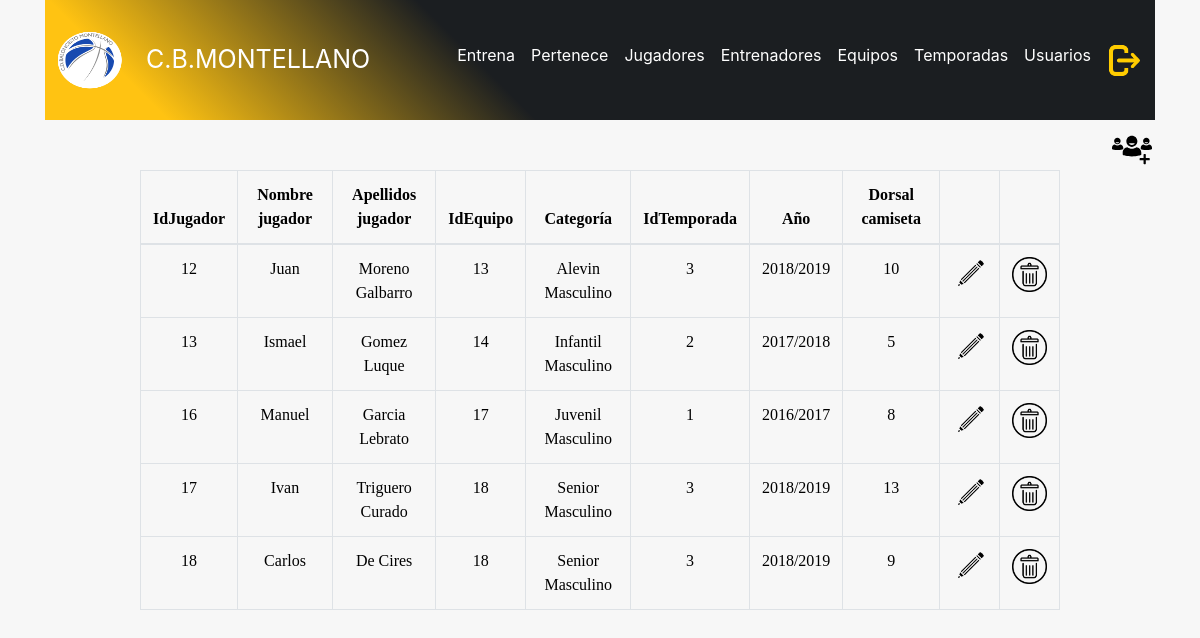
Before: /admin/pertenece.php (signed in) with the older database file.
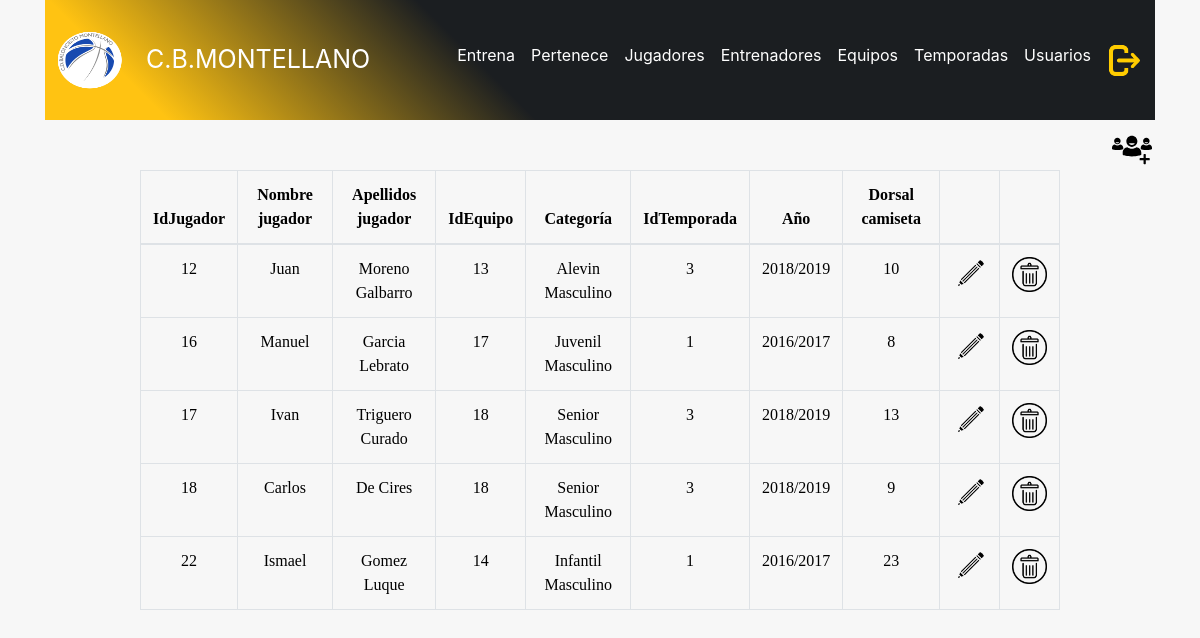
After: the same page with the newer database file.
### tables this page shows
CREATE TABLE `pertenece` (
  `idjugador` int(11) unsigned NOT NULL DEFAULT '0',
  `idtemporada` int(11) unsigned NOT NULL DEFAULT '0',
  `idequipo` int(11) unsigned NOT NULL DEFAULT '0',
  `numerocamiseta` int(2) DEFAULT NULL,
  PRIMARY KEY (`idjugador`,`idtemporada`,`idequipo`),
  KEY `idtemporada` (`idtemporada`),
  KEY `idequipo` (`idequipo`),
  CONSTRAINT `pertenece_ibfk_1` FOREIGN KEY (`idjugador`) REFERENCES `jugador` (`idjugador`) ON DELETE CASCADE ON UPDATE CASCADE,
  CONSTRAINT `pertenece_ibfk_2` FOREIGN KEY (`idtemporada`) REFERENCES `temporada` (`idtemporada`) ON DELETE CASCADE ON UPDATE CASCADE,
  CONSTRAINT `pertenece_ibfk_3` FOREIGN KEY (`idequipo`) REFERENCES `equipo` (`idequipo`) ON DELETE CASCADE ON UPDATE CASCADE
);

CREATE TABLE `jugador` (
  `idjugador` int(11) unsigned NOT NULL AUTO_INCREMENT,
  `nombre` varchar(100) NOT NULL,
  `apellidos` varchar(100) NOT NULL,
  `dni` varchar(9) NOT NULL,
  `fechanacimiento` date NOT NULL,
  `telefono` varchar(9) DEFAULT NULL,
  `direccion` varchar(100) DEFAULT NULL,
  `foto` varchar(300) DEFAULT NULL,
  PRIMARY KEY (`idjugador`)
);

CREATE TABLE `equipo` (
  `idequipo` int(11) unsigned NOT NULL AUTO_INCREMENT,
  `nombre` varchar(100) NOT NULL,
  `foto` varchar(300) DEFAULT NULL,
  PRIMARY KEY (`idequipo`)
);

CREATE TABLE `temporada` (
  `idtemporada` int(11) unsigned NOT NULL AUTO_INCREMENT,
  `nombre` varchar(100) NOT NULL,
  `fechainicio` date NOT NULL,
  `fechafin` date NOT NULL,
  PRIMARY KEY (`idtemporada`)
);

### admin/pertenece.php (the view, shortened to what this page needs)
<!DOCTYPE html>
<html lang="es">
<head>
  <link rel="stylesheet" href="https://stackpath.bootstrapcdn.com/bootstrap/4.2.1/css/bootstrap.min.css">
  <link rel="stylesheet" type="text/css" href="../header/header.css">
  <link rel="stylesheet" type="text/css" href="style.css">
  <link href="//maxcdn.bootstrapcdn.com/font-awesome/4.2.0/css/font-awesome.min.css" rel="stylesheet">
</head>
<body>
<div class="container">
<?php
    include_once "../header/headeradmin.php";
?>
    <?php
      $connection = new mysqli("localhost", "juan", "2asirtriana", "cbmontellano");
      $connection->set_charset("utf8");
        $query="select p.idequipo as idequipo,e.nombre as nombreequipo,
        p.idjugador as idjugador, j.nombre as nombrejugador, j.apellidos as apellidosjugador,
        p.idtemporada as idtemporada, t.nombre as anotemporada,
        p.numerocamiseta as numerocamiseta
        from temporada as t
        join pertenece as p on t.idtemporada = p.idtemporada
        join equipo as e on p.idequipo = e.idequipo
        join jugador as j on p.idjugador = j.idjugador;";
      if ($result = $connection->query($query)) {
      ?>
      <div class="row" id="añadirequipo">
        <div class="col-md-3">
          <a href="anadirpertenece.php">
            <img src="añadirequipo.svg" width="40" height="40">
          </a>
        </div>
      </div>
      <div class="row justify-content-center">
      <div class="col-md-10">
          <table class="table table-hover table-bordered" id="tabla">
          <thead>
            <tr>
              <th scope="col">IdJugador</th>
              <th scope="col">Nombre jugador</th>
              <th scope="col">Apellidos jugador</th>
              <th scope="col">IdEquipo</th>
              <th scope="col">Categoría</th>
              <th scope="col">IdTemporada</th>
              <th scope="col">Año</th>
              <th scope="col">Dorsal camiseta</th>
              <th scope="col"></th>
              <th scope="col"></th>
            </tr>
          </thead>
          <tbody>
      <?php
          while($obj = $result->fetch_object()) {
              echo "<tr>";
                echo "<td>".$obj->idjugador."</td>";
                echo "<td>".$obj->nombrejugador."</td>";
                echo "<td>".$obj->apellidosjugador."</td>";
                echo "<td>".$obj->idequipo."</td>";
                echo "<td>".$obj->nombreequipo."</td>";
                echo "<td>".$obj->idtemporada."</td>";
                echo "<td>".$obj->anotemporada."</td>";
                echo "<td>".$obj->numerocamiseta."</td>";
                echo "<td><a href='editarpertenece.php?idequipo=$obj->idequipo&idjugador=$obj->idjugador&idtemporada=$obj->idtemporada&numero=$obj->numerocamiseta'><img src='editar2.png' width='35px' height='35px'/></a></td>";
                echo "<td><a href='eliminarpertenece.php?idequipo=$obj->idequipo&idjugador=$obj->idjugador&idtemporada=$obj->idtemporada&numero=$obj->numerocamiseta'><img src='borrar2.png' width='35px' height='35px'/></a></td>";
              echo "</tr>";
          }
      }
    ?>
    </tbody>
    </table>
    </div>
    </div>
    </div>
  </body>
</html>

### header/headeradmin.php (shortened to what this page needs)
<div class="sticky-top">
    <header class="topbar">
      <nav class="navbar navbar-expand-lg navbar-dark mx-background-top-linear">
        <a class="navbar-brand" href="../paginaprincipal/paginaprincipaladmin.php"><img src="../header/logo.png" width="80" height="100"/></a>
        <a class="navbar-brand" href="../paginaprincipal/paginaprincipaladmin.php" id="textocabecera">C.B.MONTELLANO</a>
        <div class="collapse navbar-collapse" id="navbarResponsive">
          <ul class="navbar-nav ml-auto">
            <li class="nav-item">
              <a class="nav-link" href="../admin/entrena.php" id="itemsbarra">Entrena</a>
            </li>
            <li class="nav-item">
              <a class="nav-link" href="../admin/pertenece.php" id="itemsbarra">Pertenece</a>
            </li>
            <li class="nav-item">
              <a class="nav-link" href="../admin/jugadores.php" id="itemsbarra">Jugadores</a>
            </li>
            <li class="nav-item">
              <a class="nav-link" href="../admin/entrenadores.php" id="itemsbarra">Entrenadores</a>
            </li>
            <li class="nav-item">
              <a class="nav-link" href="../admin/equipos.php" id="itemsbarra">Equipos</a>
            </li>
            <li class="nav-item">
              <a class="nav-link" href="../admin/temporadas.php" id="itemsbarra">Temporadas</a>
            </li>
            <li class="nav-item">
              <a class="nav-link" href="../admin/usuarios.php" id="itemsbarra">Usuarios</a>
            </li>
            <li class="nav-item">
              <a class="nav-link" href="../admin/cerrarsesion.php"><img src="../header/logout.png" width='35px' height='35px'/></a>
            </li>
          </ul>
        </div>
    </nav>
  </header>
</div>

### header/header.css (style rules this page uses)
body { margin: 0; font-family: -apple-system,BlinkMacSystemFont,"Segoe UI",Roboto,"Helvetica Neue",Arial,sans-serif; font-size: 1rem; font-weight: 400; line-height: 1.5; color: #212529; background-color: #f7f7f7; }
.navbar { display: -ms-flexbox; display: flex; -ms-flex-wrap: wrap; flex-wrap: wrap; -ms-flex-align: center; align-items: center; -ms-flex-pack: justify; justify-content: space-between; padding: 5px; }
.topbar { background-color: black; padding: 0; }
header .navbar { margin-bottom: 0; }
a { color: #0a0a0a; text-decoration: none; }
li { list-style-type: none; }
.mx-background-top-linear { background: -webkit-linear-gradient(45deg, #FFC312 48%, #1b1e21 48%); background: -webkit-linear-gradient(left, #FFC312 48%, #1b1e21 48%); background: linear-gradient(45deg, #FFC312 10%, #1b1e21 40%); }
#textocabecera { font-size: 25px; }

### admin/style.css (style rules this page uses)
#tabla { text-align: center; color: black; font-family: 'Times New Roman', Times, serif; font-weight: normal; margin-bottom: 240px; }
#añadirequipo { margin-top: 10px; margin-left: 1052px; }
#itemsbarra { color: white; }

Changed rows visible on the page:
removed pertenece: idjugador "13", idjugador.nombre "Ismael", idjugador.apellidos "Gomez Luque", idequipo "14", idequipo.nombre "Infantil Masculino", idtemporada "2", idtemporada.nombre "2017/2018", numerocamiseta "5"
added pertenece: idjugador "22", idjugador.nombre "Ismael", idjugador.apellidos "Gomez Luque", idequipo "14", idequipo.nombre "Infantil Masculino", idtemporada "1", idtemporada.nombre "2016/2017", numerocamiseta "23"
